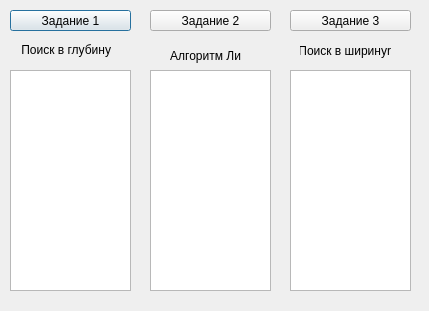
<?xml version="1.0" encoding="UTF-8"?>
<ui version="4.0">
 <class>dfs_bfs</class>
 <widget class="QDialog" name="dfs_bfs">
  <property name="geometry">
   <rect>
    <x>0</x>
    <y>0</y>
    <width>429</width>
    <height>311</height>
   </rect>
  </property>
  <property name="windowTitle">
   <string>Dialog</string>
  </property>
  <widget class="QPushButton" name="Task1Button">
   <property name="geometry">
    <rect>
     <x>10</x>
     <y>10</y>
     <width>121</width>
     <height>21</height>
    </rect>
   </property>
   <property name="text">
    <string>Задание 1</string>
   </property>
  </widget>
  <widget class="QPushButton" name="Task2Button">
   <property name="geometry">
    <rect>
     <x>150</x>
     <y>10</y>
     <width>121</width>
     <height>21</height>
    </rect>
   </property>
   <property name="text">
    <string>Задание 2</string>
   </property>
  </widget>
  <widget class="QPushButton" name="Task3Button">
   <property name="geometry">
    <rect>
     <x>290</x>
     <y>10</y>
     <width>121</width>
     <height>21</height>
    </rect>
   </property>
   <property name="text">
    <string>Задание 3</string>
   </property>
  </widget>
  <widget class="QTextEdit" name="Task2AnswearTextEdit">
   <property name="geometry">
    <rect>
     <x>150</x>
     <y>70</y>
     <width>121</width>
     <height>221</height>
    </rect>
   </property>
  </widget>
  <widget class="QLabel" name="label_4">
   <property name="geometry">
    <rect>
     <x>0</x>
     <y>40</y>
     <width>111</width>
     <height>20</height>
    </rect>
   </property>
   <property name="text">
    <string>Поиск в глубину</string>
   </property>
   <property name="alignment">
    <set>Qt::AlignRight|Qt::AlignTrailing|Qt::AlignVCenter</set>
   </property>
  </widget>
  <widget class="QLabel" name="label_7">
   <property name="geometry">
    <rect>
     <x>170</x>
     <y>40</y>
     <width>71</width>
     <height>31</height>
    </rect>
   </property>
   <property name="text">
    <string>Алгоритм Ли</string>
   </property>
   <property name="alignment">
    <set>Qt::AlignRight|Qt::AlignTrailing|Qt::AlignVCenter</set>
   </property>
  </widget>
  <widget class="QTextEdit" name="AnswearLabel">
   <property name="geometry">
    <rect>
     <x>10</x>
     <y>70</y>
     <width>121</width>
     <height>221</height>
    </rect>
   </property>
  </widget>
  <widget class="QTextEdit" name="Task3AnswearTextEdit">
   <property name="geometry">
    <rect>
     <x>290</x>
     <y>70</y>
     <width>121</width>
     <height>221</height>
    </rect>
   </property>
  </widget>
  <widget class="QLabel" name="label_9">
   <property name="geometry">
    <rect>
     <x>300</x>
     <y>40</y>
     <width>91</width>
     <height>21</height>
    </rect>
   </property>
   <property name="text">
    <string>Поиск в ширинуr</string>
   </property>
   <property name="alignment">
    <set>Qt::AlignRight|Qt::AlignTrailing|Qt::AlignVCenter</set>
   </property>
  </widget>
 </widget>
 <resources/>
 <connections/>
</ui>
